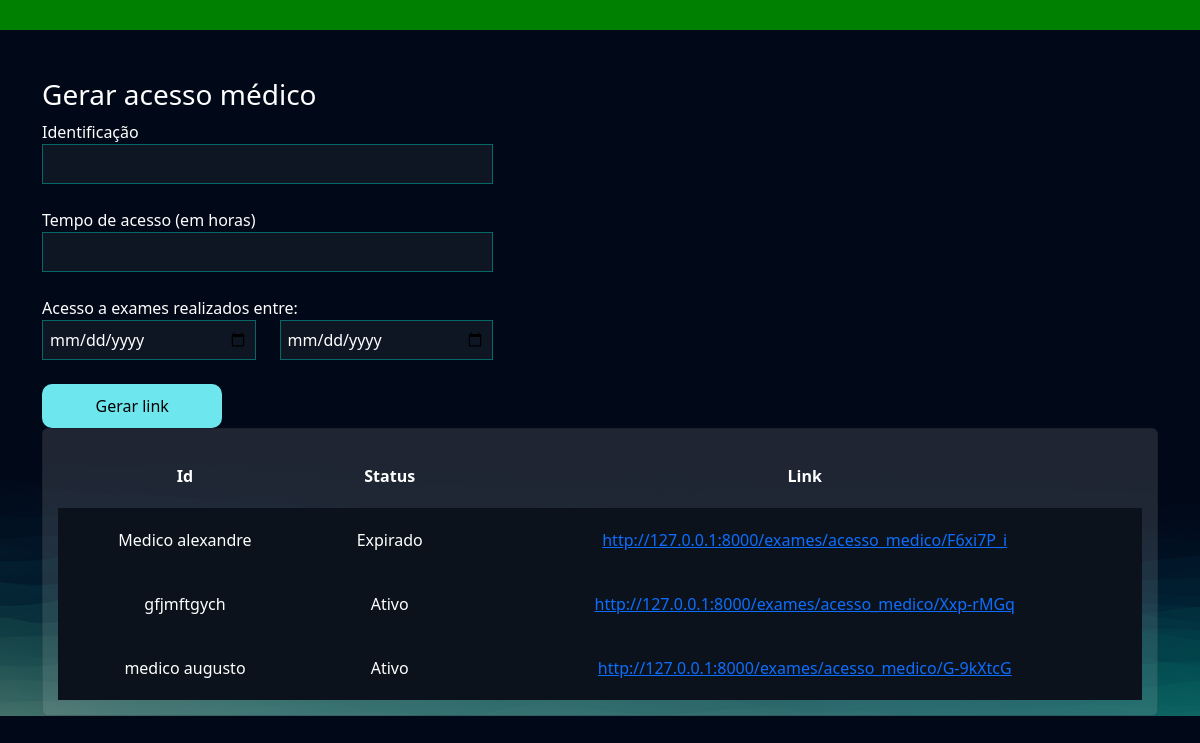
The page /exames/gerar_acesso_medico/ (signed in) on the database its author committed.
### exames/models.py (models this page shows, shortened)
class AcessoMedico(models.Model):
    usuario = models.ForeignKey(User, on_delete=models.DO_NOTHING)
    identificacao = models.CharField(max_length=50)
    tempo_de_acesso = models.IntegerField() # Em horas
    criado_em = models.DateTimeField()
    data_exames_iniciais = models.DateField()
    data_exames_finais = models.DateField()
    token = models.CharField(max_length=20, default=token_urlsafe(6))
    @property
    def status(self):
        return 'Expirado' if timezone.now() > (self.criado_em + timedelta(hours=self.tempo_de_acesso)) else 'Ativo'
    @property
    def url(self):
        return f"http://127.0.0.1:8000/exames/acesso_medico/{self.token}"

### exames/views.py (the view, shortened to what this page needs)
# urls.py: path('gerar_acesso_medico/', views.gerar_acesso_medico, name="gerar_acesso_medico"),
@login_required
def gerar_acesso_medico(request):
    if request.method == "GET":
        acessos_medicos = AcessoMedico.objects.filter(usuario =request.user)
        return render(request, 'gerar_acesso_medico.html', {'acessos_medicos': acessos_medicos})

### exames/templates/gerar_acesso_medico.html (shortened to what this page needs)
{% extends "bases/base.html" %}
{% load static %}
{% block 'head' %}
    <link href="{% static 'exames/css/css.css' %}" rel="stylesheet">
    <link href="{% static 'exames/css/gerenciar_pedidos.css' %}" rel="stylesheet">
{% endblock 'head' %}
{% block 'conteudo' %}
    <br>
    <br>
    <div class="container">
        <div class="row">
            <div class="col-md-5">
                <h3>Gerar acesso médico</h3>
                <form action="{% url "gerar_acesso_medico" %}" method="POST">{% csrf_token %}
                    <label for="">Identificação</label>
                    <br>
                    <input style="width: 100%" type="text" name="identificacao" id="" class="input-default">
                    <br>
                    <br>
                    <label for="">Tempo de acesso (em horas)</label>
                    <br>
                    <input style="width: 100%" type="number" name="tempo_de_acesso" id="" class="input-default">
                    <br>
                    <br>
                    <div class="row">
                        <label for="">Acesso a exames realizados entre:</label>
                        <div class="col-md">
                            <input style="width: 100%" type="date" name="data_exame_inicial" id="" class="input-default">
                        </div>
                        <div class="col-md">
                            <input style="width: 100%" type="date" name="data_exame_final" id="" class="input-default">
                            <br>
                            <br>
                        </div>
                    </div>
                    <input style="width: 40%" type="submit" class="btn-default" value="Gerar link">
                </form>
            </div>
            <div class="col-md">
                <div class="card">
                    <table style="text-align: center">
                        <tr>
                          <th>Id</th>
                          <th>Status</th>
                          <th>Link</th>
                        </tr>
                        {% for acesso in acessos_medicos %}
                            <tr class="linha-tabela">
                                <td>{{acesso.identificacao}}</td>
                                <td>{{acesso.status}}</td>
                                <td><a href="{{acesso.url}}">{{acesso.url}}</a></td>
                            </tr>
                        {% endfor %}
                    </table>
                </div>
            </div>
        </div>
    </div>
{% endblock 'conteudo' %}

### templates/static/exames/css/css.css (style rules this page uses)
body { background-image: url('/static/geral/img/bg2.png'); background-size: cover; }
.card { background-color: rgba(217, 217, 217, .14); color: white; padding: 15px; }

### templates/static/exames/css/gerenciar_pedidos.css (style rules this page uses)
.linha-tabela { background-color: var(--dark-color); height: 20px; }
td, th { padding: 20px; }

### templates/static/geral/css/base.css (style rules this page uses)
:root { --main-color: #151C34; --dark-color: #0C121C; --light-color: #6DE6EE; --contrast-color: #f4c96b; --differential-color: #066668; }
* { color: white }
.input-default { background-color: rgba(255, 255, 255, 0.05); border: 1px solid var(--differential-color); padding: 7px; width: 50%; }
.btn-default { background-color: var(--light-color); color: black; width: 15%; padding: 10px; border: none; border-radius: 10px; }

### rows shown on the page
AcessoMedico: identificacao "Medico alexandre", status "Expirado", url "http://127.0.0.1:8000/exames/acesso_medico/F6xi7P_i"
AcessoMedico: identificacao "gfjmftgych", status "Ativo", url "http://127.0.0.1:8000/exames/acesso_medico/Xxp-rMGq"
AcessoMedico: identificacao "medico augusto", status "Ativo", url "http://127.0.0.1:8000/exames/acesso_medico/G-9kXtcG"
